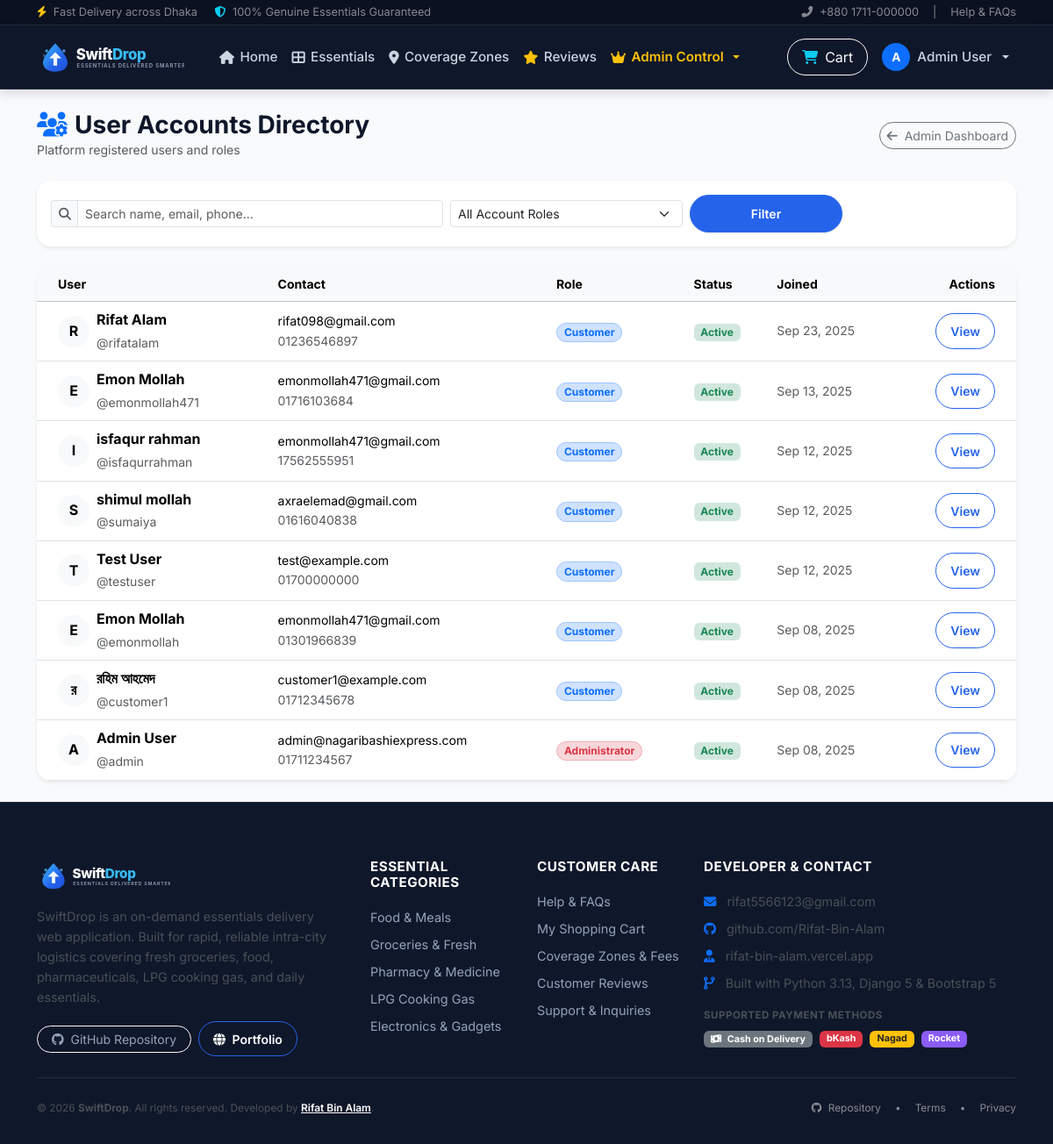
Page /users/users/ (signed in) on the earlier database version.
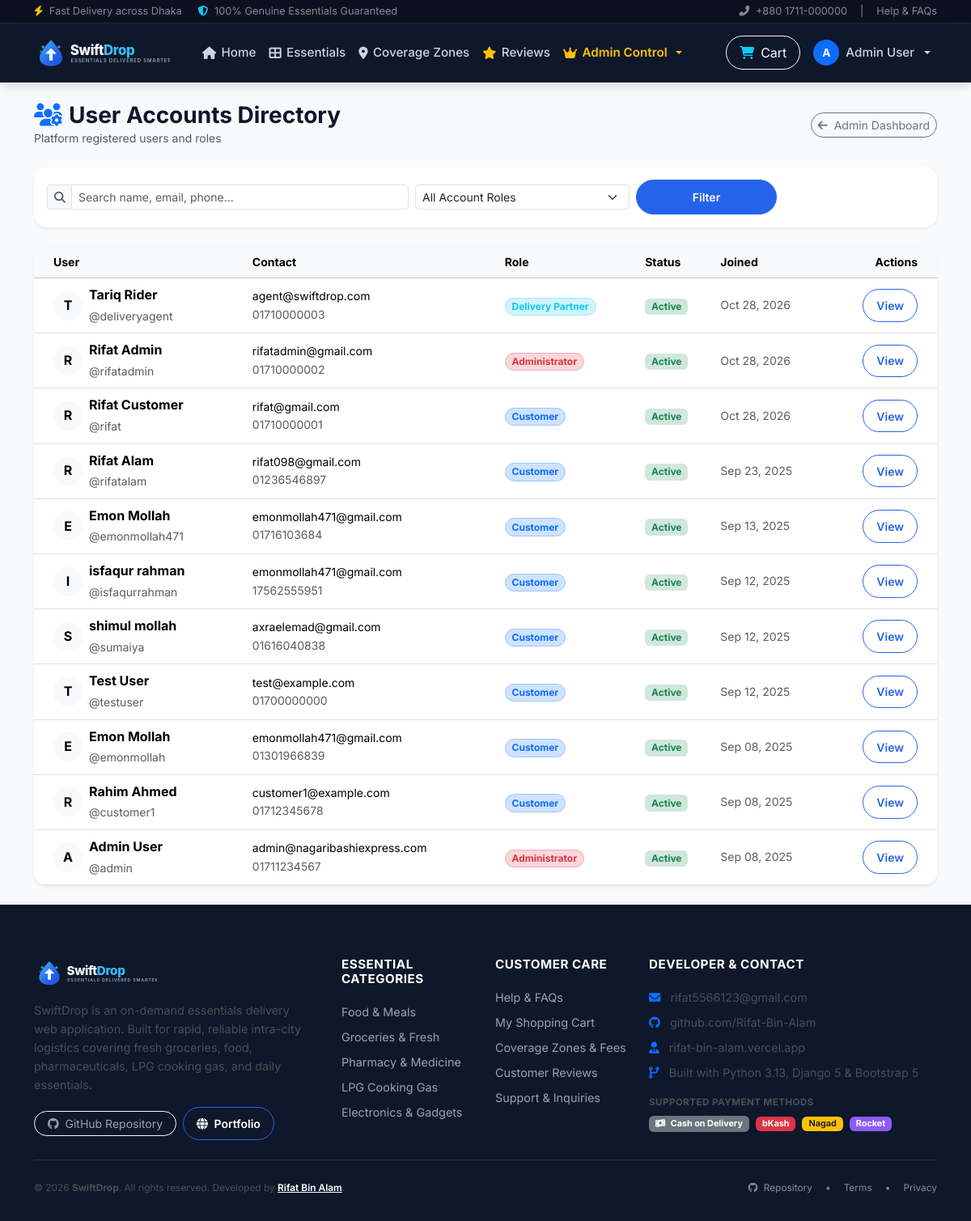
Same page on the later database version.
### users/models.py (models this page shows, shortened)
class User(AbstractUser):
    USER_TYPE_CHOICES = [
        ('customer', 'Customer'),
        ('admin', 'Administrator'),
        ('delivery_agent', 'Delivery Partner'),
    ]
    user_type = models.CharField(
        max_length=20,
        choices=USER_TYPE_CHOICES,
        default='customer',
        verbose_name=_('User Type')
    )
    phone_number = models.CharField(
        max_length=15,
        unique=True,
        verbose_name=_('Phone Number')
    )
    address = models.TextField(
        blank=True,
        null=True,
        verbose_name=_('Address')
    )
    city = models.CharField(
        max_length=100,
        blank=True,
        null=True,
        verbose_name=_('City / Area')
    )
    postal_code = models.CharField(
        max_length=10,
        blank=True,
        null=True,
        verbose_name=_('Postal Code')
    )
    profile_picture = models.ImageField(
        upload_to='profile_pictures/',
        blank=True,
        null=True,
        verbose_name=_('Profile Picture')
    )
    is_verified = models.BooleanField(
        default=False,
        verbose_name=_('Verified')
    )
    created_at = models.DateTimeField(
        auto_now_add=True,
        verbose_name=_('Created At')
    )
    updated_at = models.DateTimeField(
        auto_now=True,
        verbose_name=_('Updated At')
    )
    class Meta:
        verbose_name = _('User')
        verbose_name_plural = _('Users')
    @property
    def is_customer(self):
        return self.user_type == 'customer'
    @property
    def is_admin(self):
        return self.user_type == 'admin' or self.is_staff or self.is_superuser
    @property
    def is_delivery_agent(self):
        return self.user_type == 'delivery_agent'

### users/views.py (the view, shortened to what this page needs)
# urls.py: path('users/', views.UserListView.as_view(), name='user_list'),
class UserListView(AdminRequiredMixin, ListView):
    model = User
    template_name = 'users/user_list.html'
    context_object_name = 'users'
    paginate_by = 20
    def get_queryset(self):
        queryset = User.objects.all().order_by('-date_joined')
        q = self.request.GET.get('q')
        role = self.request.GET.get('role')
        if role in ('customer', 'admin', 'delivery_agent'):
            queryset = queryset.filter(user_type=role)
        return queryset

### dashboard/context_processors.py (called while the page is built)
def swift_drop_context(request):
    cart_item_count = 0
    session_cart = request.session.get('cart', {})
    if isinstance(session_cart, dict):
        cart_item_count = sum(item.get('quantity', 0) for item in session_cart.values() if isinstance(item, dict))
    elif isinstance(session_cart, list):
        cart_item_count = sum(item.get('quantity', 0) for item in session_cart if isinstance(item, dict))
    return {
        'BRAND_NAME': getattr(settings, 'BRAND_NAME', 'SwiftDrop'),
        'TAGLINE': getattr(settings, 'TAGLINE', 'Your Essentials. Delivered Smarter.'),
        'CURRENCY_SYMBOL': getattr(settings, 'CURRENCY_SYMBOL', '৳'),
        'CURRENCY_CODE': getattr(settings, 'CURRENCY_CODE', 'BDT'),
        'session_cart_count': cart_item_count,
    }

### users/views.py (called while the page is built)
    def test_func(self):
        return bool(self.request.user.is_authenticated and (
            self.request.user.is_staff or
            self.request.user.is_superuser or
            getattr(self.request.user, 'user_type', None) == 'admin'
        ))

### templates/users/user_list.html (shortened to what the changed rows need)
{% extends 'base.html' %}
{% load static %}
{% block content %}
<div class="container py-4">
    <div class="card border-0 shadow-sm rounded-4 overflow-hidden">
        <div class="table-responsive">
            <table class="table table-hover align-middle mb-0">
                <thead class="table-light small text-muted">
                    <tr>
                        <th class="ps-4">User</th>
                        <th>Contact</th>
                        <th>Role</th>
                        <th>Status</th>
                        <th>Joined</th>
                        <th class="text-end pe-4">Actions</th>
                    </tr>
                </thead>
                <tbody>
                    {% for u in users %}
                        <tr>
                            <td class="ps-4">
                                <div class="d-flex align-items-center gap-2">
                                    <div class="rounded-circle bg-light text-navy d-flex align-items-center justify-content-center fw-bold" style="width: 36px; height: 36px;">
                                        {{ u.first_name|first|default:u.username|first|upper }}
                                    </div>
                                    <div>
                                        <div class="fw-bold text-navy">{{ u.get_full_name|default:u.username }}</div>
                                        <small class="text-muted">@{{ u.username }}</small>
                                    </div>
                                </div>
                            </td>
                            <td class="small">
                                <div>{{ u.email }}</div>
                                <div class="text-muted">{{ u.phone_number|default:"-" }}</div>
                            </td>
                            <td>
                                <span class="badge rounded-pill
                                    {% if u.user_type == 'admin' or u.is_superuser %}bg-danger-subtle text-danger border border-danger-subtle
                                    {% elif u.user_type == 'delivery_agent' %}bg-info-subtle text-info border border-info-subtle
                                    {% else %}bg-primary-subtle text-primary border border-primary-subtle{% endif %}">
                                    {{ u.get_user_type_display }}
                                </span>
                            </td>
                            <td>
                                {% if u.is_active %}
                                    <span class="badge bg-success-subtle text-success">Active</span>
                                {% else %}
                                    <span class="badge bg-secondary-subtle text-secondary">Inactive</span>
                                {% endif %}
                            </td>
                            <td class="small text-muted">{{ u.date_joined|date:"M d, Y" }}</td>
                            <td class="text-end pe-4">
                                <a href="{% url 'users:user_detail' u.pk %}" class="btn btn-outline-primary btn-sm rounded-pill px-3">
                                    View
                                </a>
                            </td>
                        </tr>
                    {% empty %}
                        <tr>
                            <td colspan="6" class="text-center py-5 text-muted">No users found matching your criteria.</td>
                        </tr>
                    {% endfor %}
                </tbody>
            </table>
        </div>
    </div>
</div>
{% endblock %}

### templates/base.html (shortened to what the changed rows need)
{% load static %}
<!DOCTYPE html>
<html lang="en" dir="ltr">
<head>
    <link href="https://cdn.jsdelivr.net/npm/bootstrap@5.3.3/dist/css/bootstrap.min.css" rel="stylesheet">
    <link rel="stylesheet" href="https://cdnjs.cloudflare.com/ajax/libs/font-awesome/6.5.1/css/all.min.css">
    <link rel="stylesheet" href="{% static 'css/style.css' %}">
</head>
<body>
    <nav class="navbar navbar-expand-lg navbar-dark sticky-top sd-navbar">
        <div class="container">
            <div class="collapse navbar-collapse" id="sdNavbar">
                <ul class="navbar-nav align-items-lg-center gap-2">
                    {% if user.is_authenticated %}
                        <li class="nav-item dropdown">
                            <a class="nav-link dropdown-toggle d-flex align-items-center gap-2" href="#" role="button" data-bs-toggle="dropdown" aria-expanded="false">
                                <div class="rounded-circle bg-primary text-white d-flex align-items-center justify-content-center fw-bold" style="width: 32px; height: 32px; font-size: 0.85rem;">
                                    {{ user.first_name|default:user.username|make_list|first|upper }}
                                </div>
                                <span class="d-none d-xl-inline">{{ user.get_full_name|default:user.username }}</span>
                            </a>
                        </li>
                    {% endif %}
                </ul>
            </div>
        </div>
    </nav>
    <main class="main-content">
        {% block content %}{% endblock %}
    </main>
</body>
</html>

Differences in the rows shown:
added User: first_name|first "T", get_full_name "Tariq Rider", username "deliveryagent", email "agent@swiftdrop.com", phone_number "01710000003", user_type "Delivery Partner", is_active "Active", date_joined "Oct 28, 2026"
added User: first_name|first "R", get_full_name "Rifat Admin", username "rifatadmin", email "rifatadmin@gmail.com", phone_number "01710000002", user_type "Administrator", is_active "Active", date_joined "Oct 28, 2026"
added User: first_name|first "R", get_full_name "Rifat Customer", username "rifat", email "rifat@gmail.com", phone_number "01710000001", user_type "Customer", is_active "Active", date_joined "Oct 28, 2026"
changed User "customer1": first_name|first "র" → "R"; get_full_name "রহিম আহমেদ" → "Rahim Ahmed"
